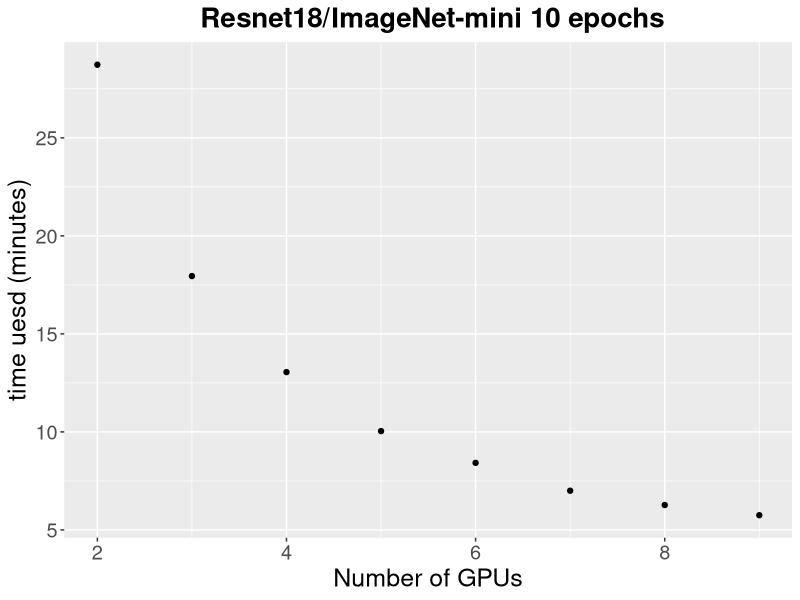

This chart was generated by the following R code:
## ---- chunk 1
knitr::opts_chunk$set(echo = TRUE)
## ---- chunk 2
library(ggplot2)

time_usage <- c(28.73,17.95,13.05,10.04,8.42,7.00,6.27,5.75)
gpus <- 2:9

pdf <- data.frame(gpus = gpus, time_usage = time_usage)
knitr::kable(pdf, caption="GPU Performance Test", format='markdown')
## ---- chunk 3
ggplot(pdf, aes(gpus, time_usage)) + geom_point() + ggtitle(" Resnet18/ImageNet-mini 10 epochs") +
  xlab('Number of GPUs') + ylab('time uesd (minutes)') + theme(text = element_text(size = 18), plot.title = element_text(hjust = 0.5, size=20,face="bold"))
